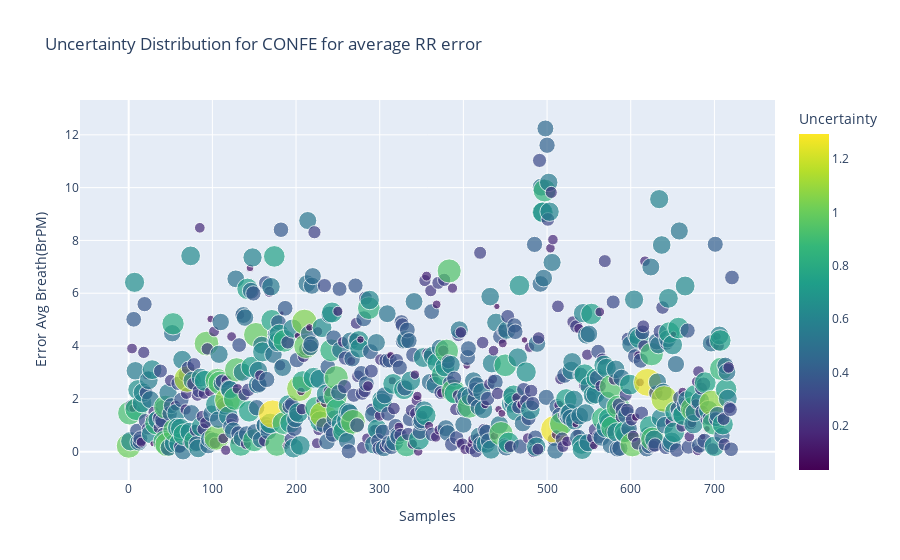
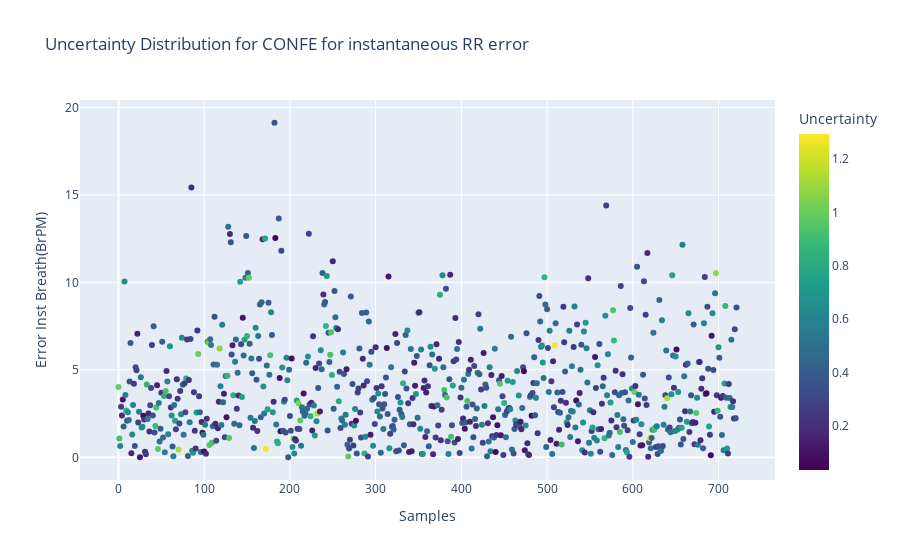

Notebook code cell kept with these figures, in order:
### Code cell
if input_conf == 'confb':
    fig1 = px.scatter(data_confb,x = 'Samples', y="Absolute Error (BrPM)",title="Epistemic Uncertainty Distribution for "+input_conf.upper(),
                     color="Uncertainty", color_continuous_scale=px.colors.sequential.Viridis,size='Uncertainty')
    fig1.show()

if input_conf == 'confa':
    fig1 = px.scatter(data_confa,x = 'Samples', y="Absolute Error (BrPM)",title="Epistemic Uncertainty Distribution for "+input_conf.upper(),
                   color="Uncertainty", color_continuous_scale=px.colors.sequential.Viridis)
    fig1.show()

if input_conf == 'confd':
    fig1 = px.scatter(data_confd,x = 'Samples', y="Error Avg Breath(BrPM)",title="Uncertainty Distribution for "+input_conf.upper()+ " for average RR error" ,
                     color="Uncertainty", color_continuous_scale=px.colors.sequential.Viridis,size='Uncertainty')
    
    fig2 = px.scatter(data_confd,x = 'Samples', y="Error Inst Breath(BrPM)",title="Uncertainty Distribution for "+input_conf.upper()+ " for instantaneous RR error" ,
                     color="Uncertainty", color_continuous_scale=px.colors.sequential.Viridis,size='Uncertainty')
    fig1.show()
    fig2.show()
     

if input_conf == 'conff':
    fig1 = px.scatter(data_conff,x = 'Samples', y="Error Avg Breath(BrPM)",title="Uncertainty Distribution for "+input_conf.upper()+ " for average RR error" ,
                     color="Uncertainty", color_continuous_scale=px.colors.sequential.Viridis,size='Uncertainty')
    
    fig2 = px.scatter(data_conff,x = 'Samples', y="Error Inst Breath(BrPM)",title="Uncertainty Distribution for "+input_conf.upper()+ " for instantaneous RR error" ,
                     color="Uncertainty", color_continuous_scale=px.colors.sequential.Viridis,size='Uncertainty')
    fig1.show()
    fig2.show()
    
if input_conf == 'confc':
    fig1 = px.scatter(data_confc,x = 'Samples', y="Error Avg Breath(BrPM)",title="Uncertainty Distribution for "+input_conf.upper()+ " for average RR error" ,
                     color="Uncertainty", color_continuous_scale=px.colors.sequential.Viridis)
    
    fig2 = px.scatter(data_confc,x = 'Samples', y="Error Inst Breath(BrPM)",title="Uncertainty Distribution for "+input_conf.upper()+ " for instantaneous RR error" ,
                     color="Uncertainty", color_continuous_scale=px.colors.sequential.Viridis,size='Uncertainty')
    fig1.show()
    fig2.show()
    
if input_conf == 'confe':
    fig1 = px.scatter(data_confe,x = 'Samples', y="Error Avg Breath(BrPM)",title="Uncertainty Distribution for "+input_conf.upper()+ " for average RR error" ,
                     color="Uncertainty", color_continuous_scale=px.colors.sequential.Viridis,size='Uncertainty')
    
    fig2 = px.scatter(data_confe,x = 'Samples', y="Error Inst Breath(BrPM)",title="Uncertainty Distribution for "+input_conf.upper()+ " for instantaneous RR error" ,
                     color="Uncertainty", color_continuous_scale=px.colors.sequential.Viridis)
    fig1.show()
    fig2.show()

### Figure 1 — Plotly figure (JSON) as saved in the notebook; plotly's stock layout.template omitted (floating-point values rounded to 4 significant figures; data arrays with more than 128 entries replaced by an {"elided": "..."} marker saying what was removed)
{"data": [{"hovertemplate": "Samples=%{x}<br>Error Avg Breath(BrPM)=%{y}<br>Uncertainty=%{marker.color}<extra></extra>", "legendgroup": "", "marker": {"color": {"elided": "722 float values"}, "coloraxis": "coloraxis", "size": {"elided": "722 float values"}, "sizemode": "area", "sizeref": 0.003233, "symbol": "circle"}, "mode": "markers", "name": "", "orientation": "v", "showlegend": false, "type": "scatter", "x": {"elided": "722 int values"}, "xaxis": "x", "y": {"elided": "722 float values"}, "yaxis": "y"}], "layout": {"coloraxis": {"colorbar": {"title": {"text": "Uncertainty"}}, "colorscale": [[0, "#440154"], [0.1111, "#482878"], [0.2222, "#3e4989"], [0.3333, "#31688e"], [0.4444, "#26828e"], [0.5556, "#1f9e89"], [0.6667, "#35b779"], [0.7778, "#6ece58"], [0.8889, "#b5de2b"], [1, "#fde725"]]}, "legend": {"itemsizing": "constant", "tracegroupgap": 0}, "title": {"text": "Uncertainty Distribution for CONFE for average RR error"}, "xaxis": {"anchor": "y", "domain": [0, 1], "title": {"text": "Samples"}}, "yaxis": {"anchor": "x", "domain": [0, 1], "title": {"text": "Error Avg Breath(BrPM)"}}}}

### Figure 2 — Plotly figure (JSON) as saved in the notebook; plotly's stock layout.template omitted (floating-point values rounded to 4 significant figures; data arrays with more than 128 entries replaced by an {"elided": "..."} marker saying what was removed)
{"data": [{"hovertemplate": "Samples=%{x}<br>Error Inst Breath(BrPM)=%{y}<br>Uncertainty=%{marker.color}<extra></extra>", "legendgroup": "", "marker": {"color": {"elided": "722 float values"}, "coloraxis": "coloraxis", "symbol": "circle"}, "mode": "markers", "name": "", "orientation": "v", "showlegend": false, "type": "scatter", "x": {"elided": "722 int values"}, "xaxis": "x", "y": {"elided": "722 float values"}, "yaxis": "y"}], "layout": {"coloraxis": {"colorbar": {"title": {"text": "Uncertainty"}}, "colorscale": [[0, "#440154"], [0.1111, "#482878"], [0.2222, "#3e4989"], [0.3333, "#31688e"], [0.4444, "#26828e"], [0.5556, "#1f9e89"], [0.6667, "#35b779"], [0.7778, "#6ece58"], [0.8889, "#b5de2b"], [1, "#fde725"]]}, "legend": {"tracegroupgap": 0}, "title": {"text": "Uncertainty Distribution for CONFE for instantaneous RR error"}, "xaxis": {"anchor": "y", "domain": [0, 1], "title": {"text": "Samples"}}, "yaxis": {"anchor": "x", "domain": [0, 1], "title": {"text": "Error Inst Breath(BrPM)"}}}}
